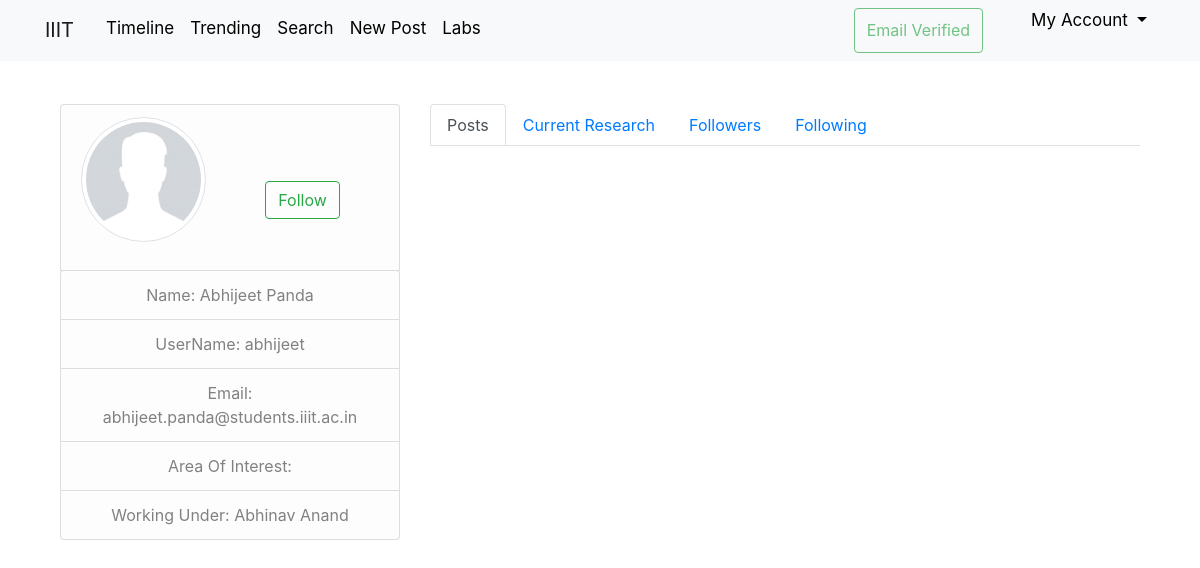
Screenshot of /user/abhijeet (signed in) with the database file from the repository.
### iiit_research/models.py (models this page shows, shortened)
class User(db.Model, UserMixin):
    id = db.Column(db.Integer, primary_key=True)
    name = db.Column(db.String(30), nullable=False)
    username = db.Column(db.String(20), unique=True, nullable=False)
    email = db.Column(db.String(120), unique=True, nullable=False)
    profile_pic = db.Column(db.String(20), nullable=False, default='default.jpg')
    password = db.Column(db.String(60), nullable=False)
    about_me = db.Column(db.String(500), nullable=True)
    email_verify = db.Column(db.Boolean, nullable=False, default=False)
    user_type = db.Column(db.String(10), nullable=False, default='student')
    posts = db.relationship('Post', backref='author', lazy=True)
    interests = db.relationship('Interest', secondary=UserInterests, lazy='subquery',
                                backref=db.backref('users', lazy=True))
    prof_id = db.Column(db.Integer, nullable=True)

### iiit_research/routes.py (the view)
@app.route("/user/<username>")
@login_required
def public_profile(username):
    user = User.query.filter_by(username=username).first()
    if not user:
        from flask import abort
        abort(404)
    query = db.session.query(User.username, User.name, User.profile_pic)
    join_query = query.join(Subscription, User.id == Subscription.follower)
    followers = join_query.filter((Subscription.followee == user.id)
                                  & (Subscription.followee_type == "user")).all()
    query_user = db.session.query(User.username, User.name, User.profile_pic)
    join_query = query_user.join(Subscription, User.id == Subscription.followee)
    following_users = join_query.filter((Subscription.follower == user.id)
                                        & (Subscription.followee_type == "user")).all()
    query_lab = db.session.query(Lab.id, Lab.name, Lab.image)
    join_query = query_lab.join(Subscription, Lab.id == Subscription.followee)
    following_labs = join_query.filter((Subscription.follower == user.id)
                                       & (Subscription.followee_type == "lab")).all()
    following = following_users + following_labs
    is_following = False  # specifies whether currently logged in user follows this user
    if current_user.is_authenticated:
        from sqlalchemy import and_
        is_following = db.session.query(
            db.exists().where(
                and_(Subscription.follower == current_user.id,
                     Subscription.followee == user.id))).scalar()
    prof = User.query.filter_by(id=current_user.prof_id).first()
    return render_template('profile.html',
                           user=user,
                           followers=followers, following=following,
                           is_following=is_following, prof=prof)

### iiit_research/models.py (called while the page is built)
@login_manager.user_loader
def load_user(user_id):
    return User.query.get(int(user_id))

### iiit_research/templates/profile.html (shortened to what this page needs)
{% extends "layout.html" %}
{% block content %}
    <div class="container">
        <br>
        <div class="row">
            <div class="col-md-4">
                {% include "profile_components/basic_info.html" %}
            </div>
            <div class="col-md-8">
                <ul class="nav nav-tabs" role="tablist">
                    <li class="nav-item">
                        <a class="nav-link active" data-toggle="tab" href="#menu3">Posts</a>
                    </li>
                    <li class="nav-item">
                        <a class="nav-link" data-toggle="tab" href="#menu4">Current Research</a>
                    </li>
                    <li class="nav-item">
                        <a class="nav-link" data-toggle="tab" href="#menu1">Followers</a>
                    </li>
                    <li class="nav-item">
                        <a class="nav-link" data-toggle="tab" href="#menu2">Following</a>
                    </li>
                </ul>
            </div>
        </div>
    </div>
{% endblock content %}

### iiit_research/templates/profile_components/basic_info.html (shortened to what this page needs)
<div class="media">
    <ul class="list-group" style="text-align: center">
        <li class="list-group-item list-group-item-light">
            <span style="align-items: center">
                <img src="{{ url_for('static', filename='profile_pics/'+ user.profile_pic ) }}" alt=""
                     class="img-thumbnail rounded-circle account-img float-left"
                     style="max-height:150px; max-width: 150px;"></br>
                {% include "profile_components/btn_follow.html" %}</span>
        </li>
        <div class="media-body">
            <li class="list-group-item list-group-item-light">Name: {{ user.name }}</li>
            <li class="list-group-item list-group-item-light">UserName: {{ user.username }}</li>
            <li class="list-group-item list-group-item-light">Email: {{ user.email }}</li>
            <li class="list-group-item list-group-item-light"><span>Area Of Interest:
            </span></li>
            {% if user.user_type == 'student' %}
                <li class="list-group-item list-group-item-light">Working Under: {{ prof.name }}</li>
            {% endif %}
        </div>
    </ul>
</div>

### iiit_research/static/main.css (style rules this page uses)
body { margin-top: 5rem; }
.account-img { height: 125px; width: 125px; margin-right: 20px; margin-bottom: 16px; }
.nav-tabs { overflow-x: auto; overflow-y: hidden; flex-wrap: nowrap; }

### rows the page displays
User: profile_pic (placeholder picture), name "Abhijeet Panda", username "abhijeet", email "abhijeet.panda@students.iiit.ac.in"
User: name "Abhinav Anand"
